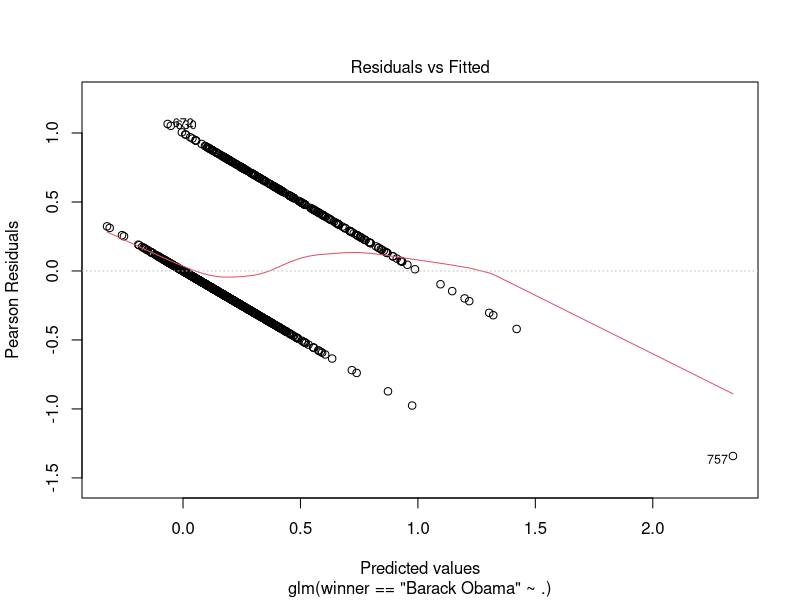
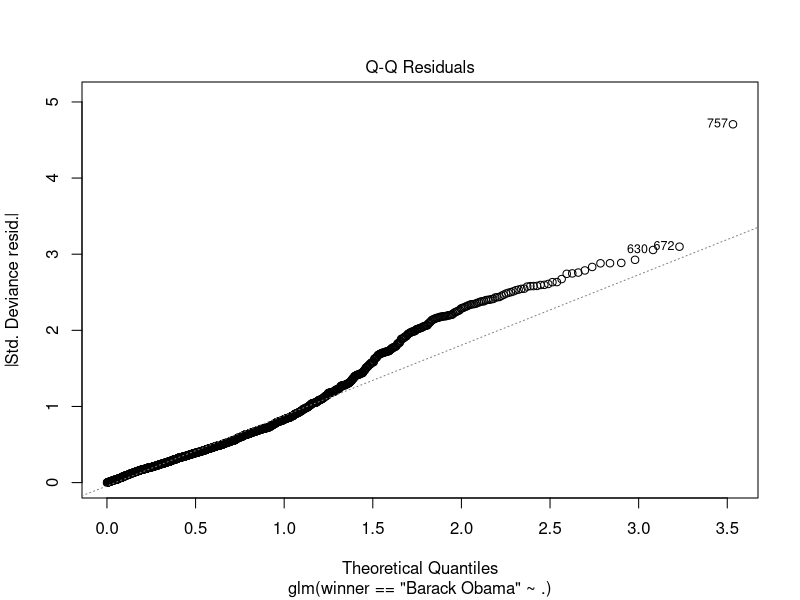
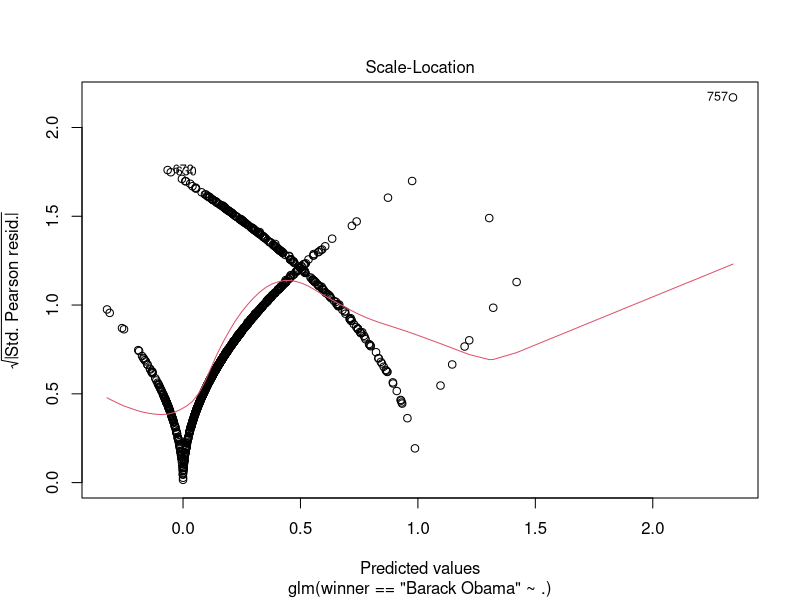
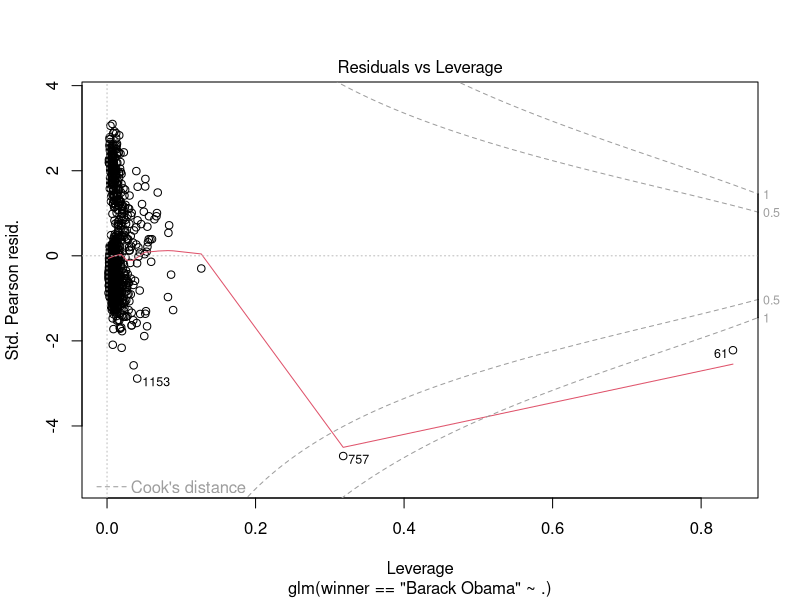

Write R code to recreate these figures, in order.
# Install and load necessary packages
install.packages("data.table")
library(data.table)

# Read training data
train.data <- read.csv("train_potus_by_county.csv")

# Cast training data to data.table and rename columns
train.data <- data.table(train.data)
setnames(train.data, c("total.population", "median.age", "perc.bachelors", "unemployment.rate", "per.capita.income", "total.households", "average.household.size", "perc.owner.occupied", "perc.renter.occupied", "perc.vacant.housing", "median.home.value", "population.growth", "household.growth", "per.capita.income.growth", "winner"))

# Exploratory analysis
cor(train.data[, 1:14, with=F])

# Fit logistic regression
glm.model <- glm(winner == "Barack Obama" ~ ., data=train.data)
plot(glm.model)
